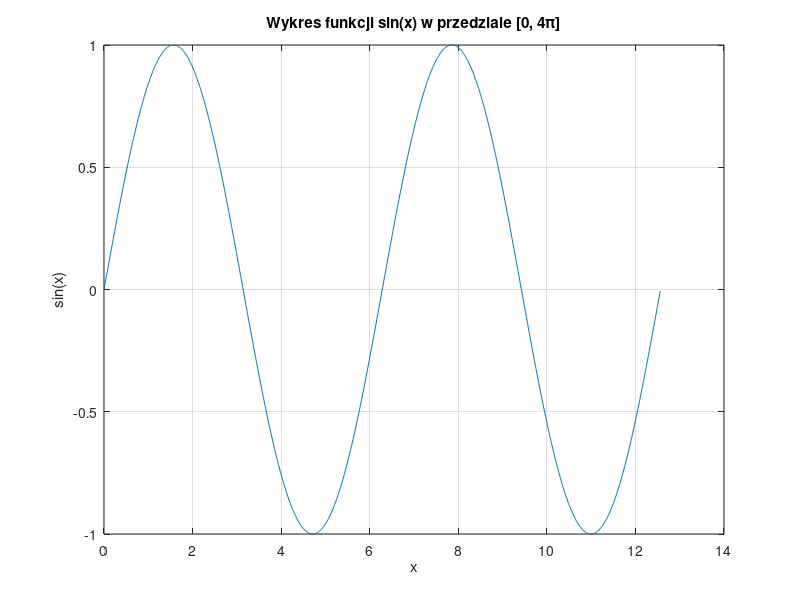

Source code (MATLAB):
x = 0:0.01:4*pi;    
y = sin(x);         

plot(x, y);         
title('Wykres funkcji sin(x) w przedziale [0, 4π]');
xlabel('x');
ylabel('sin(x)');
grid on;            
